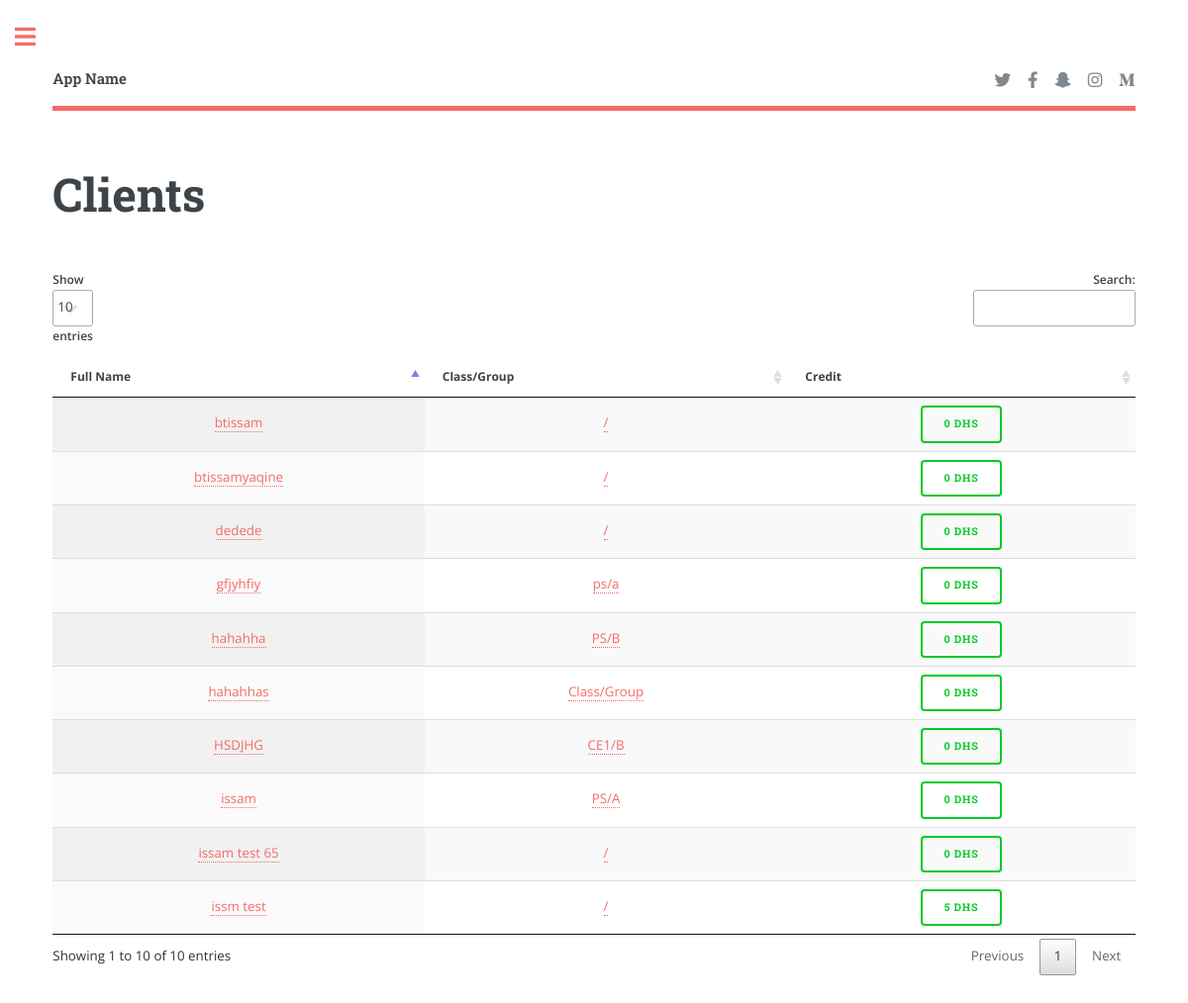
Before: /app/client_list.php with the older database file.
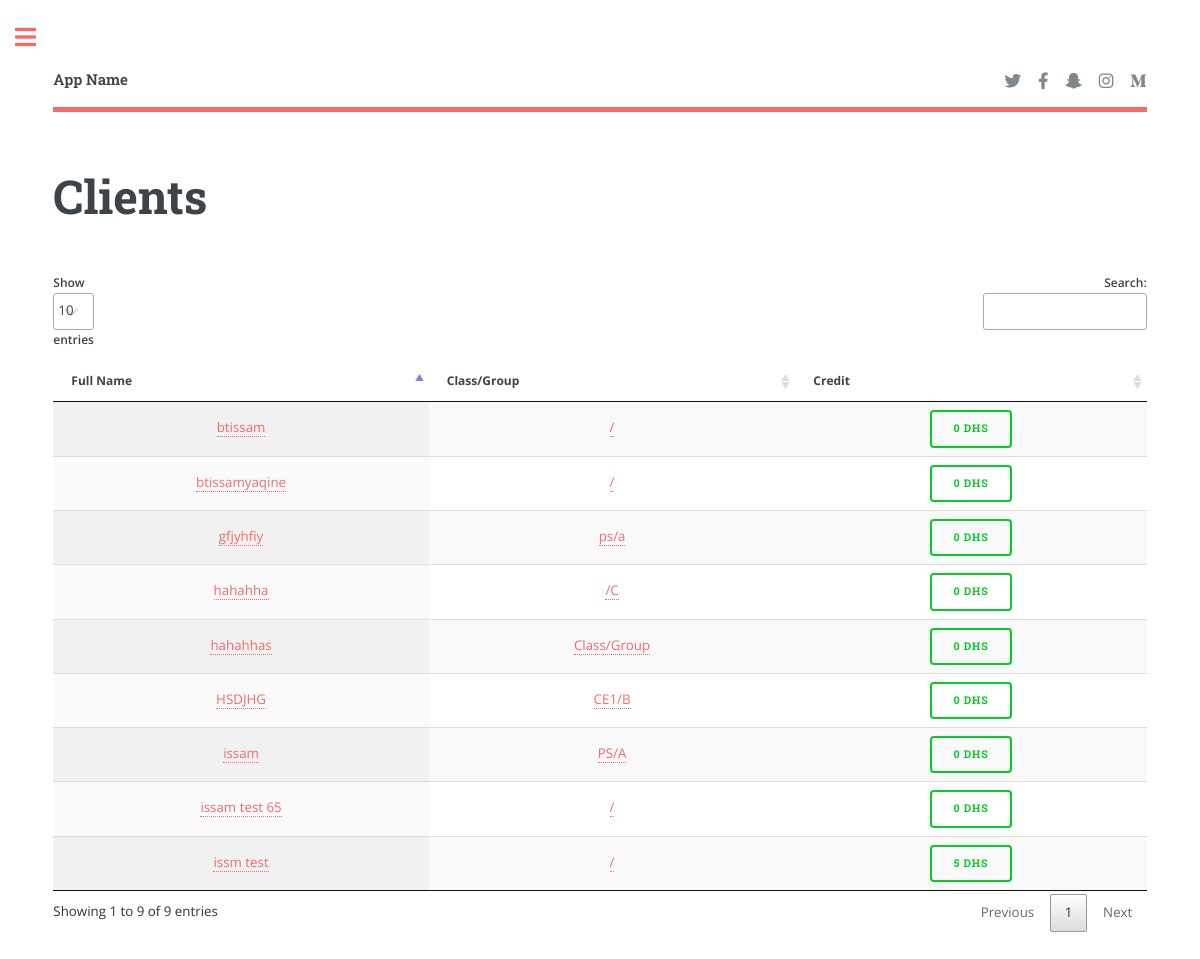
After: the same page with the newer database file.
### tables this page shows
CREATE TABLE `client` (
  `id_client` int(11) NOT NULL,
  `full_name` varchar(255) NOT NULL,
  `class` varchar(255) NOT NULL,
  `group` varchar(255) NOT NULL,
  `gender` text NOT NULL,
  `tele` int(255) NOT NULL,
  `email` varchar(320) NOT NULL,
  `facebook` varchar(255) NOT NULL,
  `date_naissance` datetime NOT NULL,
  `business_adress` varchar(320) NOT NULL,
  `home_adress` varchar(320) NOT NULL,
  `remarque` varchar(1000) NOT NULL
);

### app/client_list.php (the view, shortened to what this page needs)
<?php
include("./includes/header.php");
include("../config/connection.php");
?>
<section>
	<header class="main">
		<h1>Clients</h1>
	</header>
	<div class="row gtr-200">
		<div class="col-12 col-12-medium">
			<div class="table-wrapper">
				<table id="table_id" class="display">
					<thead>
						<tr>
							<th>Full Name</th>
							<th>Class/Group</th>
							<th>Credit</th>
						</tr>
					</thead>
					<tbody>
						<?php
$q1 = "SELECT * FROM `client`";
$q1 = $db->query($q1);
$q1->execute();
$c1 = $q1->rowCount();
$r1 = $q1->fetchAll(PDO::FETCH_ASSOC);
$i = 0;
while ($i < $c1) {
	$q2 = "SELECT `id_client`, SUM(`credit`) as total_credit FROM `credit` WHERE `id_client` = ".$r1[$i]["id_client"]."";
	$q2 = $db->query($q2);
	$q2->execute();
	$r2 = $q2->fetch(PDO::FETCH_ASSOC);
	is_null($r2["total_credit"]) ? $credit = 0 : $credit = $r2["total_credit"];
	$credit < 0 ? $credit_color = "button" : $credit_color = "green";
	echo "
		<tr>
			<td><center><a href='client_details.php?id=".$r1[$i]["id_client"]."'>".$r1[$i]["full_name"]."</a></center></td>
			<td><center><a href='client_details.php?id=".$r1[$i]["id_client"]."'>".$r1[$i]["class"]."/".$r1[$i]["group"]."</a></center></td>
			<td><center><a href='#' class=".$credit_color.">".$credit." Dhs</a></center></td>
		</tr>
			";
	$i++;
}
						?>
					</tbody>
				</table>
			</div>
		</div>
	</div>
</section>
<?php include("./includes/sidebar.php"); ?>

Changed rows visible on the page:
removed client: full_name "dedede", credit "0"
changed client "hahahha": group "B" → "C"; class "PS" → (not shown)
Other visible differences:
text written by a page script: "Show entries Search: Showing 1 to 10 of 10 entries Previous 1 Next" → "Show entries Search: Showing 1 to 9 of 9 entries Previous 1 Next"
